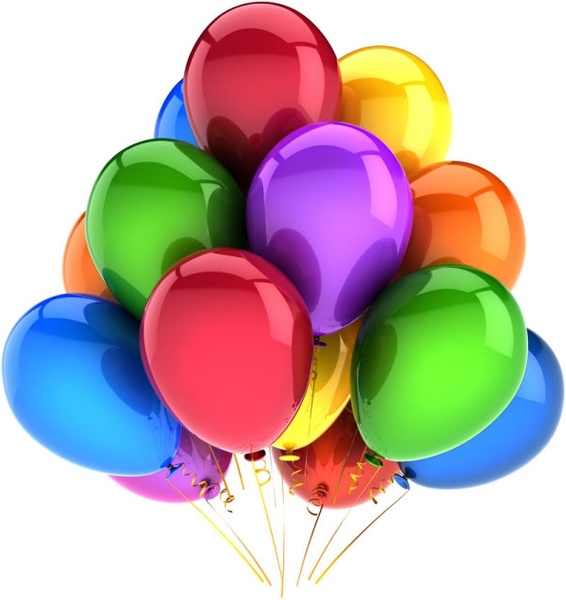
#> input picture pythonProject/img/image.jpg, 566 x 600 px
$ python main.py
#> lines starting #> are read from the running program, lines starting #| are printed output that depends on the picture
import cv2 as cv
import numpy as np
import matplotlib.pyplot as plt
import random

# This is a sample Python script.

# Press Shift+F10 to execute it or replace it with your code.
# Press Double Shift to search everywhere for classes, files, tool windows, actions, and settings.
def scaling(img,val):
    return img * val


def blend(a, b, alpha):
    img = a*alpha + b*(1.0 - alpha)
    return img.astype('uint8')


def sp_noise(image,prob):
    '''
    Add salt and pepper noise to image
    prob: Probability of the noise
    '''
    output = np.zeros(image.shape,np.uint8)
    thres = 1 - prob
    for i in range(image.shape[0]):
        for j in range(image.shape[1]):
            rdn = random.random()
            if rdn < prob:
                output[i][j] = 0
            elif rdn > thres:
                output[i][j] = 255
            else:
                output[i][j] = image[i][j]
    return output


def find_template_1D(t, s):
    # TODO: Locate template t in signal s and return index. Use scipy.signal.correlate2d
    pass


def print_hi(name):
    # [13 lines of commented-out code are left out]

#> called with name = 'PyCharm'
    img1 = cv.cvtColor(cv.imread('img/image.jpg'), cv.COLOR_BGR2GRAY)
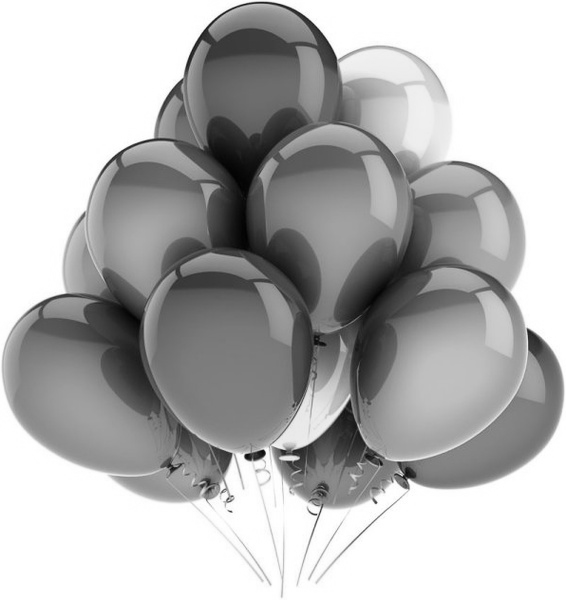
#> img1: shape (600, 566); min 1, max 255, mean 181.4
    cropped = img1[110:310, 10:760]
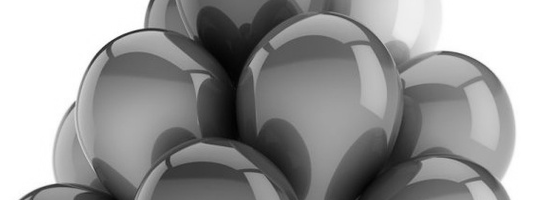
#> cropped: shape (200, 556); min 1, max 255, mean 156.6
    cv.imshow("Cropped", cropped)
    # [8 lines of commented-out code are left out]


#> (the run stopped early here; a loop or call above may not have finished)

$ run again, with pythonProject/img/fruit.jpeg copied over pythonProject/img/image.jpg
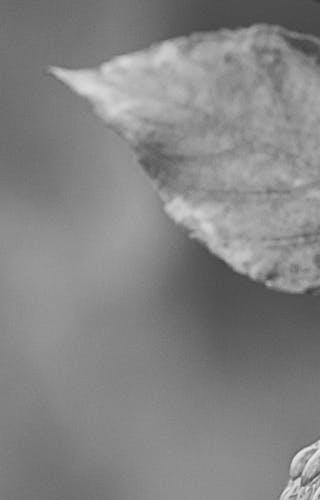
#> input picture pythonProject/img/fruit.jpeg, 320 x 500 px
#> in print_hi, `cropped = img1[110:310, 10:760]`:
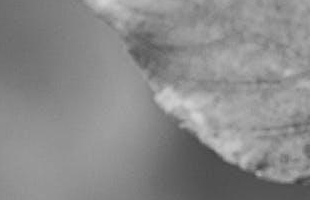
#> cropped: shape (200, 310); min 63, max 210, mean 138

$ run again, with pythonProject/img/ocatagon.jpg copied over pythonProject/img/image.jpg
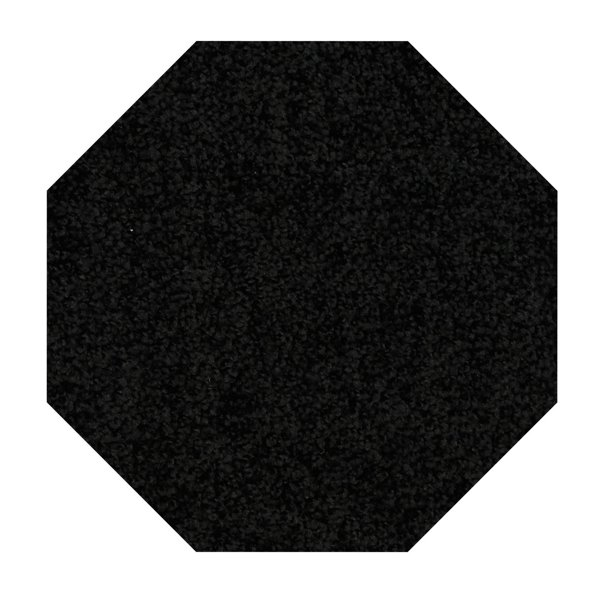
#> input picture pythonProject/img/ocatagon.jpg, 612 x 612 px
#> in print_hi, `cropped = img1[110:310, 10:760]`:
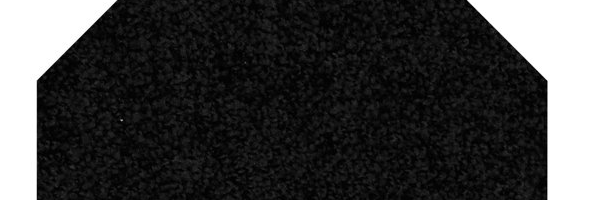
#> cropped: shape (200, 602); min 0, max 255, mean 63.9
